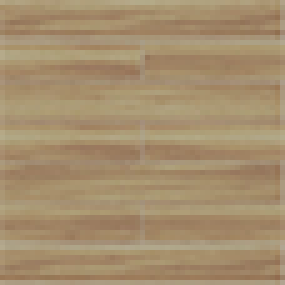
#> input picture Interface/texture/Bedroom.jpg, 57 x 57 px, found by its file name (shown 5 times larger)
$ python plot.py
#> lines starting #> are read from the running program, lines starting #| are printed output that depends on the picture
### Interface/g2p/utils.py
import numpy as np

# index,name,type(private/public),floorTexture
room_label = [(0, 'LivingRoom', 1, "PublicArea",[220, 213, 205]),
              (1, 'MasterRoom', 0, "Bedroom",[138, 113, 91]),
              (2, 'Kitchen', 1, "FunctionArea",[244, 245, 247]),
              (3, 'Bathroom', 0, "FunctionArea",[224, 225, 227]),
              (4, 'DiningRoom', 1, "FunctionArea",[200, 193, 185]),
              (5, 'ChildRoom', 0, "Bedroom",[198, 173, 151]),
              (6, 'StudyRoom', 0, "Bedroom",[178, 153, 131]),
              (7, 'SecondRoom', 0, "Bedroom",[158, 133, 111]),
              (8, 'GuestRoom', 0, "Bedroom",[189, 172, 146]),
              (9, 'Balcony', 1, "PublicArea",[244, 237, 224]),
              (10, 'Entrance', 1, "PublicArea",[238, 235, 230]),
              (11, 'Storage', 0, "PublicArea",[226, 220, 206]),
              (12, 'Wall-in', 0, "PublicArea",[226, 220, 206]),
              (13, 'External', 0, "External",[255, 255, 255]),
              (14, 'ExteriorWall', 0, "ExteriorWall",[0, 0, 0]),
              (15, 'FrontDoor', 0, "FrontDoor",[255,255,0]),
              (16, 'InteriorWall', 0, "InteriorWall",[128,128,128]),
              (17, 'InteriorDoor', 0, "InteriorDoor",[255,255,255])]

# color palette for nyu40 labels
def create_color_palette():
    return [
       (0, 0, 0),
       (174, 199, 232),		# wall
       (152, 223, 138),		# floor
       (31, 119, 180), 		# cabinet
       (255, 187, 120),		# bed
       (188, 189, 34), 		# chair
       (140, 86, 75),  		# sofa
       (255, 152, 150),		# table
       (214, 39, 40),  		# door
       (197, 176, 213),		# window
       (148, 103, 189),		# bookshelf
       (196, 156, 148),		# picture
       (23, 190, 207), 		# counter
       (178, 76, 76),
       (247, 182, 210),		# desk
       (66, 188, 102),
       (219, 219, 141),		# curtain
       (140, 57, 197),
       (202, 185, 52),
       (51, 176, 203),
       (200, 54, 131),
       (92, 193, 61),
       (78, 71, 183),
       (172, 114, 82),
       (255, 127, 14), 		# refrigerator
       (91, 163, 138),
       (153, 98, 156),
       (140, 153, 101),
       (158, 218, 229),		# shower curtain
       (100, 125, 154),
       (178, 127, 135),
       (120, 185, 128),
       (146, 111, 194),
       (44, 160, 44),  		# toilet
       (112, 128, 144),		# sink
       (96, 207, 209),
       (227, 119, 194),		# bathtub
       (213, 92, 176),
       (94, 106, 211),
       (82, 84, 163),  		# otherfurn
       (100, 85, 144)
    ]
color_palette = create_color_palette()[1:]

semantics_cmap = {
    'living room': '#e6194b',#[230,25,75]
    'kitchen': '#3cb44b',#[60,180,75]
    'bedroom': '#ffe119',#[255,225,25]
    'bathroom': '#0082c8',#[0,130,200]
    'balcony': '#f58230',#[245,130,48]
    'corridor': '#911eb4',#[145,30,180]
    'dining room': '#46f0f0',#[70,240,240]
    'study': '#f032e6',#[240,50,230]
    'studio': '#d2f53c',#[210,245,60]
    'store room': '#fabebe',#[250,190,190]
    'garden': '#008080',#[0,128,128]
    'laundry room': '#e6beff',#[230,190,255]
    'office': '#aa6e28',#[170,110,40]
    'basement': '#fffac8',#[255,250,200]
    'garage': '#800000',#[128,0,0]
    'undefined': '#aaffc3',#[170,255,195]
    'door': '#808000',#[128,128,0]
    'window': '#ffd7b4',#[255,215,180]
    'outwall': '#000000',#[0,0,0]
}

colormap_255 = [
    [230,  25,  75],#LivingRoom
    [ 60, 180,  75],#MasterRoom
    [170, 255, 195],#Kitchen
    [  0, 130, 200],#Bathroom
    [245, 130,  48],#DiningRoom
    [145,  30, 180],#ChildRoom
    [ 70, 240, 240],#StudyRoom
    [240,  50, 230],#SecondRoom
    [210, 245,  60],#GuestRoom
    [250, 190, 190],#Balcony
    [  0, 128, 128],#Entrance
    [230, 190, 255],#Storage
    [170, 110,  40],#Wall-in
    [255, 255, 255],#External
    [128,   0,   0],#ExteriorWall
    [255, 225,  25],#FrontDoor
    [128, 128, 128],#InteriorWall
    [255, 255, 255],#InteriorDoor
    #[255, 215, 180],
    [  0,   0, 128],
    [128, 128,   0],
    [255, 255, 255],
    [  0,   0,   0]
]

cmaps = {
    'nyu40': color_palette,
    'semantics': semantics_cmap,
    '255': colormap_255
}

category = [category for category in room_label if category[1] not in set(['External',
                                                                           'ExteriorWall', 'FrontDoor', 'InteriorWall', 'InteriorDoor'])]

num_category = len(category)

pixel2length = 18/256

# [75 lines left out: functions label2name, label2index, index2label, compute_centroid, log, collide2d and 1 more, not called in this run]


def fliplr_2D(pts, size=255):
    return np.stack([pts[:, 0], size - pts[:, 1]], 1)


def align_image(image, rot_old, rot_new=0):
    k = np.ceil((rot_old - rot_new + 2 * np.pi) % (2 * np.pi) / (np.pi / 4)) // 2
    return np.rot90(image, k)


# [91 lines left out: functions align_box, align_points, graph2labels, graph2labels_withtype, graph2functions, graph2functions_withtype and 3 more, not called in this run]

def get_vocab():
    room_label = [(0, 'LivingRoom', 1, "PublicArea"),
              (1, 'MasterRoom', 0, "Bedroom"),
              (2, 'Kitchen', 1, "FunctionArea"),
              (3, 'Bathroom', 0, "FunctionArea"),
              (4, 'DiningRoom', 1, "FunctionArea"),
              (5, 'ChildRoom', 0, "Bedroom"),
              (6, 'StudyRoom', 0, "Bedroom"),
              (7, 'SecondRoom', 0, "Bedroom"),
              (8, 'GuestRoom', 0, "Bedroom"),
              (9, 'Balcony', 1, "PublicArea"),
              (10, 'Entrance', 1, "PublicArea"),
              (11, 'Storage', 0, "PublicArea"),
              (12, 'Wall-in', 0, "PublicArea"),
              (13, 'External', 0, "External"),
              (14, 'Internal', 0, "Internal")]

    predicates = [
        'left-above',
        'left-below',
        'left-of',
        'above',
        'inside',
        'surrounding',
        'below',
        'right-of',
        'right-above',
        'right-below'
    ]

    door_pos = [
        'nan',
        'bottom',
        'bottom-right','right-bottom',
        'right',
        'right-top','top-right',
        'top',
        'top-left','left-top',
        'left',
        'left-bottom','bottom-left'
    ]

    vocab = {
        'object_name_to_idx':{},
        'object_to_idx':{},
        'object_idx_to_name':[],
        'pred_idx_to_name':[],
        'pred_name_to_idx':{},
        'door_idx_to_name':[],
        'door_name_to_idx':{}
    }

    vocab['object_name_to_idx'] = { label:index for index,label,_,_ in room_label[:] }
    vocab['object_to_idx'] = {str(index):index for index,lable,_,_ in room_label}
    vocab['object_idx_to_name'] = [label for index,label,_,_ in room_label]
    vocab['pred_idx_to_name'] = [p for i,p in enumerate(predicates)]
    vocab['pred_name_to_idx'] = {p:i for i,p in enumerate(predicates)}
    vocab['door_idx_to_name'] = [p for i,p in enumerate(door_pos)]
    vocab['door_name_to_idx'] = {p:i for i,p in enumerate(door_pos)}

    return vocab

vocab = get_vocab()

### Interface/g2p/plot.py
import numpy as np
import matplotlib.pyplot as plt
import matplotlib.patches as patches
from shapely import geometry
from .utils import room_label
from matplotlib.transforms import Bbox
import matplotlib.image as mpimg
from matplotlib.patches import PathPatch

# Load texture images and map to room type index
texture_map = {
    0: mpimg.imread(r"D:\MajorProject\Florex\Interface\texture\Bedroom.jpg"),
    1: mpimg.imread(r"D:\MajorProject\Florex\Interface\texture\StudyRoom.jpg"),
    2: mpimg.imread(r"D:\MajorProject\Florex\Interface\texture\FunctionArea.jpg"),
    3: mpimg.imread(r"D:\MajorProject\Florex\Interface\texture\PublicArea.jpg"),
    # Add more mappings if needed
}
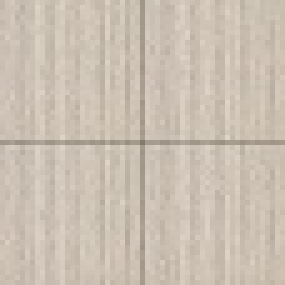
#> input picture Interface/texture/StudyRoom.jpg, 57 x 57 px, found by its file name (shown 5 times larger)
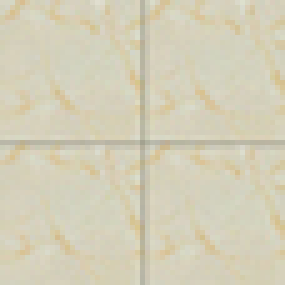
#> input picture Interface/texture/FunctionArea.jpg, 57 x 57 px, found by its file name (shown 5 times larger)
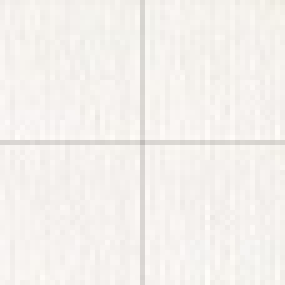
#> input picture Interface/texture/PublicArea.jpg, 57 x 57 px, found by its file name (shown 5 times larger)

def get_color_map():
    color = np.array([
        [244,242,229], # living room
        [253,244,171], # bedroom
        [234,216,214], # kitchen
        [205,233,252], # bathroom
        [208,216,135], # balcony
        [249,222,189], # Storage
        [ 79, 79, 79], # exterior wall
        [255,225, 25], # FrontDoor
        [128,128,128], # interior wall
        [255,255,255]
    ],dtype=np.int64)
    cIdx  = np.array([1,2,3,4,1,2,2,2,2,5,1,6,1,10,7,8,9,10])-1
    return color[cIdx]
cmap = get_color_map()/255.0

# [199 lines left out: functions get_figure, get_axes, plot_category, plot_boundary, plot_graph, plot_fp and 2 more, not called in this run]
